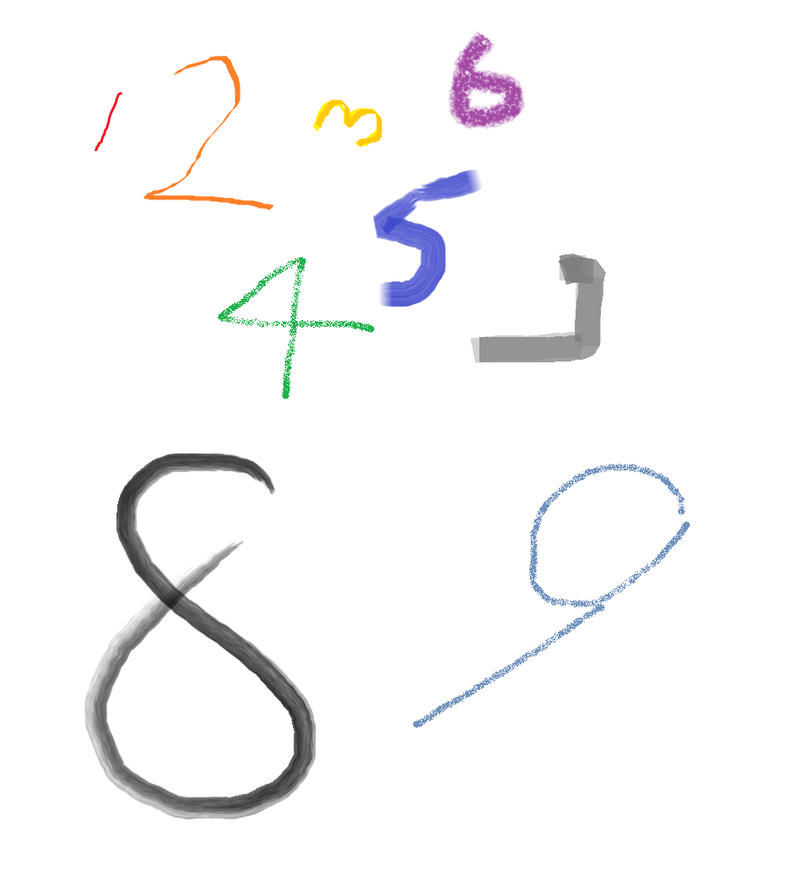
//> input picture Orientation_Check/Ideal_Orientation_Check/1.png, 811 x 870 px, shrunk from 961 x 1030 before the run
$ ./main   (built with g++ and OpenCV 4)
//> lines starting //> are read from the running program, lines starting //| are printed output that depends on the picture; after the words box and inside, x2 and y2 are one past the last pixel; in counts of white or black regions, pixels touching at a corner belong together
#include <iostream>
#include <cv.hpp>

using namespace std;
using namespace cv;

void find_object_contours(Mat img);

int theObject[4];
Rect objectBondingRectangle;
Mat noObjectImage;
RNG rng(12345);

int main()
{
    Mat grayImage1;
    Mat differenceImage;
    Mat thresholdImage;

    Mat img=imread("1.png");
//> img is the input picture: 870 rows x 811 cols, CV_8UC3; mean B, G, R 248.1, 247.4, 247.6

    if(img.empty()){
        cout<<"Cannot read the image!"<<endl;
        return -1;
    }

    imshow("1.png",img);

    noObjectImage = img.clone();
    noObjectImage.setTo(Scalar(255, 255, 255));
//> noObjectImage: 870 rows x 811 cols, CV_8UC3; 7.61% of pixels changed, all inside (x1, y1, x2, y2) = (82, 29, 693, 822)

    find_object_contours(img);


    waitKey(0);
    destroyAllWindows();

    return 0;
}

void find_object_contours(Mat img){
    Mat grayImage1, grayImage2;
    Mat differenceImage;
    Mat thresholdImage;
    //absdiff function need two gray scalar input
    cvtColor(noObjectImage, grayImage1, CV_RGB2GRAY);
//> grayImage1: 870 rows x 811 cols, CV_8UC1; every value is 255

    cvtColor(img, grayImage2, CV_RGB2GRAY);
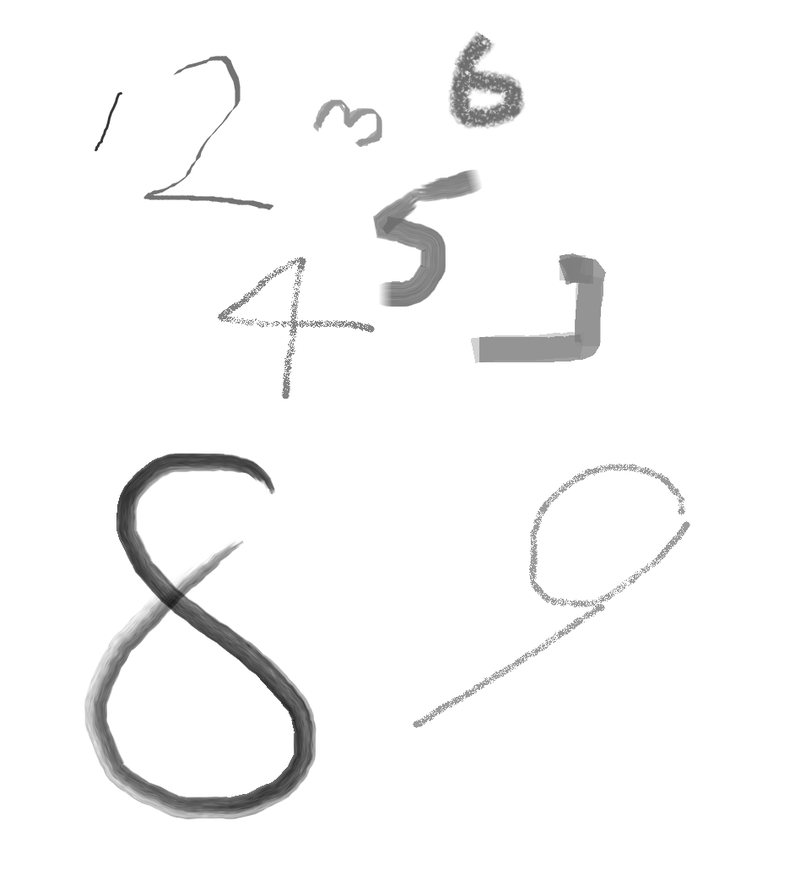
//> grayImage2: 870 rows x 811 cols, CV_8UC1; min 29, max 255, mean 247.6

    absdiff(grayImage1, grayImage2, differenceImage);
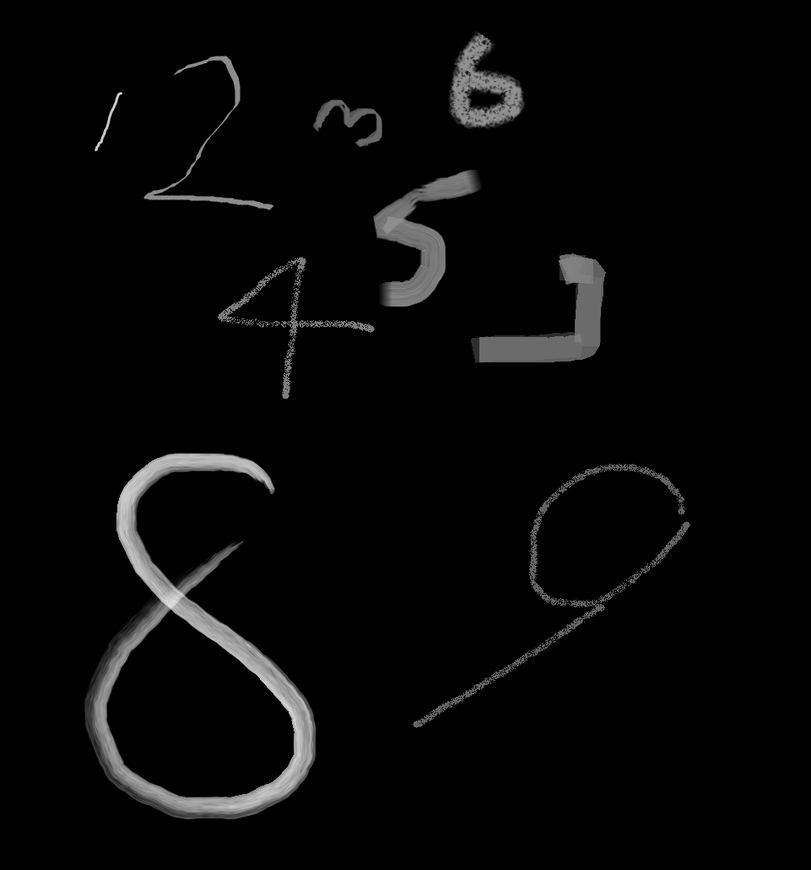
//> differenceImage: 870 rows x 811 cols, CV_8UC1; min 0, max 226, mean 7.4

    threshold(differenceImage,thresholdImage,50,255,THRESH_BINARY);
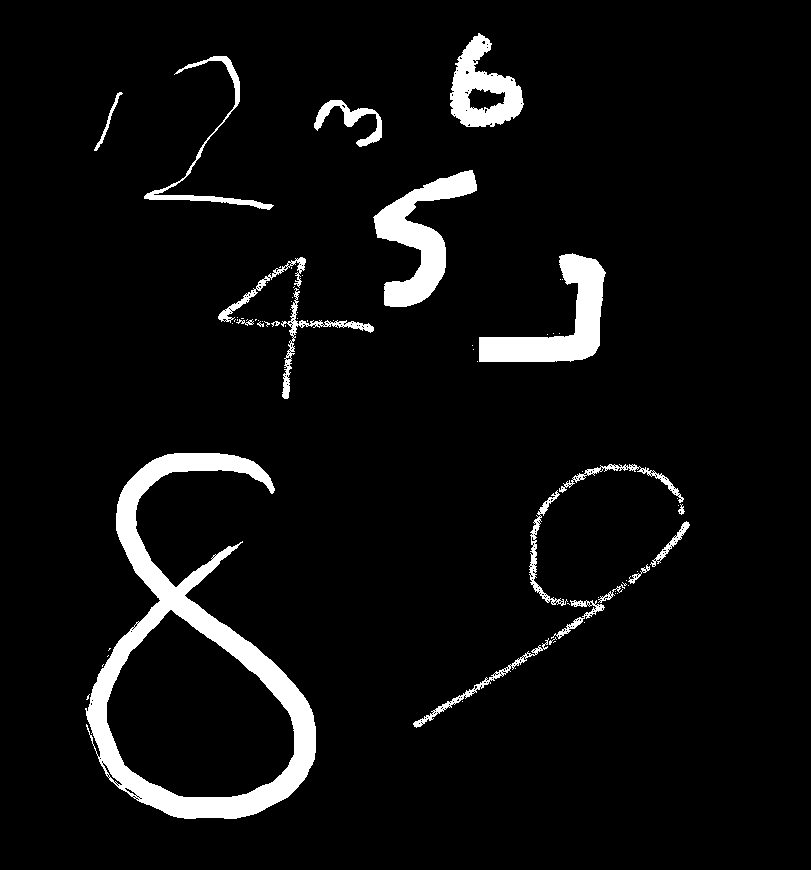
//> thresholdImage: 870 rows x 811 cols, CV_8UC1; 5.7% white; 72 white regions (53 under 20 px), largest, box (x1, y1, x2, y2) and area: (85, 453, 316, 819) 18492, (373, 170, 477, 307) 5352, (479, 253, 606, 362) 5351
    blur(thresholdImage,thresholdImage,Size(10,10));
    threshold(thresholdImage,thresholdImage,20,255,THRESH_BINARY);
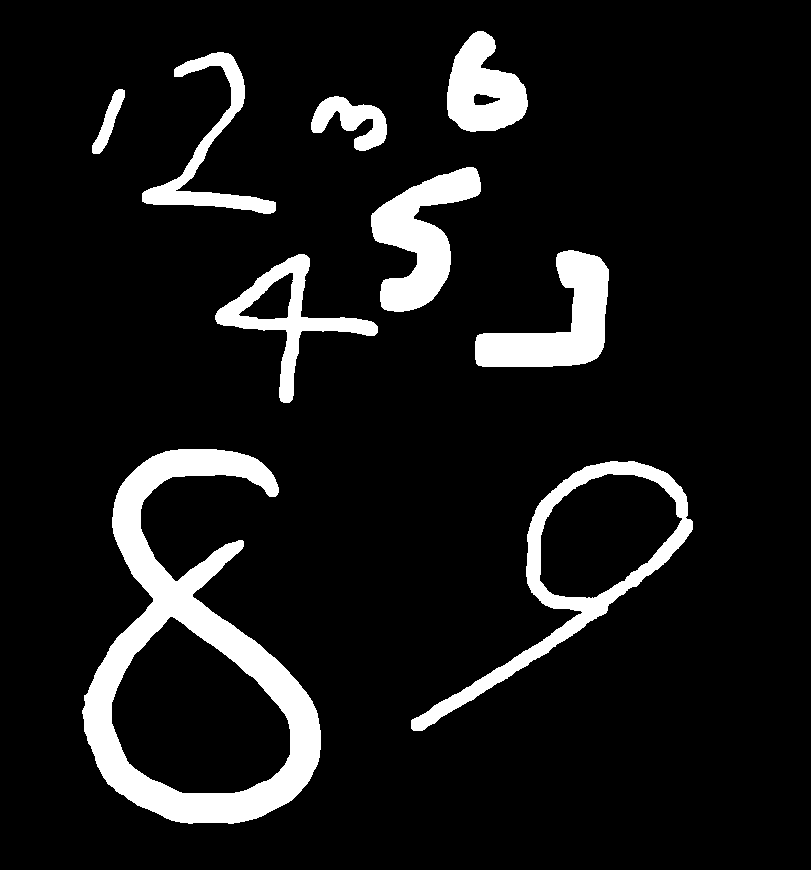
//> thresholdImage: 870 rows x 811 cols, CV_8UC1; 9.7% white; 9 white regions

    //these two vectors needed for output of findContours
    vector< vector<Point> > contours;
    vector<Vec4i> hierarchy;

    //find contours of filtered image using openCV findContours function
    findContours(thresholdImage,
                 contours,
                 hierarchy,
                 CV_RETR_TREE,
                 CV_CHAIN_APPROX_SIMPLE);// retrieves external contours
//> contours = 13 contours; largest, box (x1, y1, x2, y2) and area: (82, 449, 321, 824) 47805, (111, 616, 291, 794) 21816, (411, 461, 693, 731) 21014, (539, 473, 683, 599) 12636, (371, 167, 481, 312) 7250

    /// Find the rotated rectangles for each contour
    vector<RotatedRect> minRect( contours.size() );

    for( int i = 0; i < contours.size(); i++ )
        minRect[i] = minAreaRect( Mat(contours[i]) );
//> this loop made 13 passes

    /// Draw contours + rotated rects + ellipses
    Mat drawing = Mat::zeros( img.size(), CV_8UC3 );
    for( int i = 0; i< contours.size(); i++ )
    {
       Scalar color = Scalar( rng.uniform(0, 255), rng.uniform(0,255), rng.uniform(0,255) );
       // contour
       drawContours( drawing, contours, i, color, 1, 8, vector<Vec4i>(), 0, Point() );
       // rotated rectangle
       Point2f rect_points[4]; minRect[i].points( rect_points );
       for( int j = 0; j < 4; j++ )
          line( drawing, rect_points[j], rect_points[(j+1)%4], color, 1, 8 );
//        // Check if rotated rect is horizontal or not
//        float rect_slope = (rect_points[2].y - rect_points[1].y) /
//                            (rect_points[2].x - rect_points[1].x);
//        if(rect_slope * 100 == 0) MyLine_Color = Scalar(0, 0, 255);
//        else MyLine_Color = Scalar(0, 255, 0);
    }
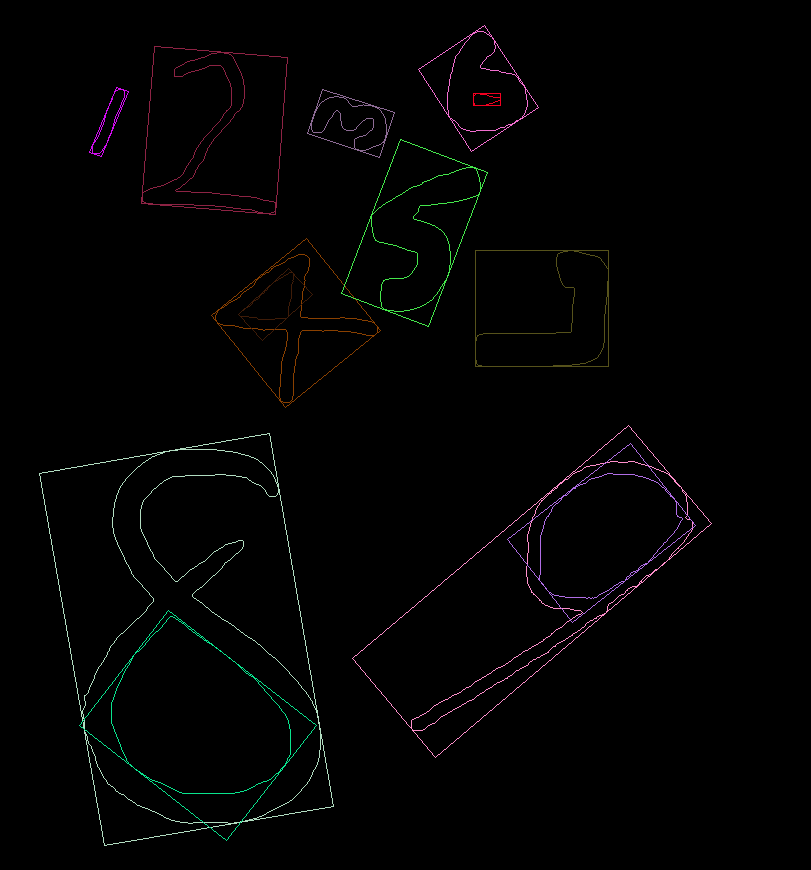
//> drawing: 870 rows x 811 cols, CV_8UC3; mean B, G, R 2.2, 2.2, 2.4

    /// Show in a window
    namedWindow( "Contours", CV_WINDOW_AUTOSIZE );
    imshow( "Contours", drawing );
}
